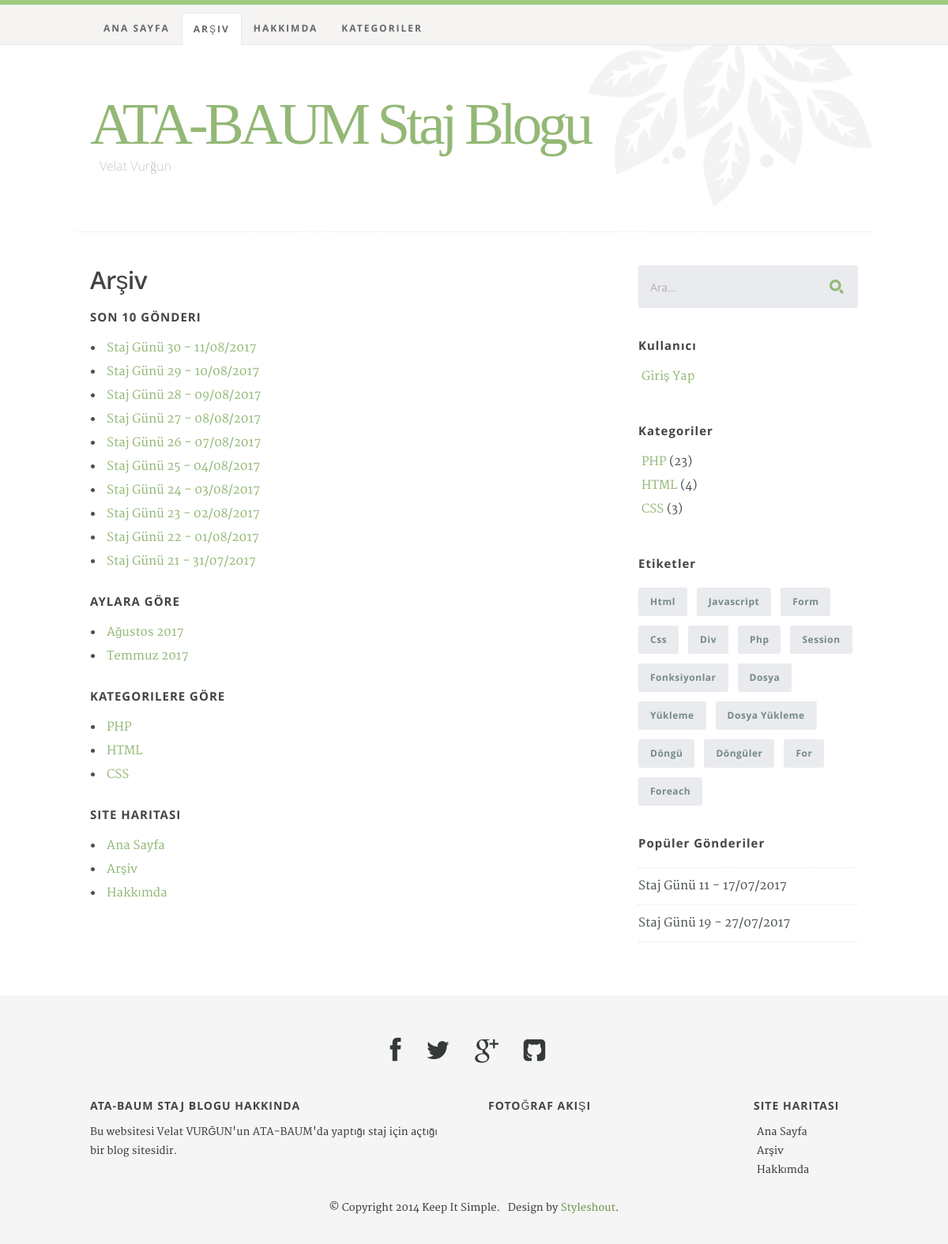
The page /archives.php on the database its author committed.
### tables this page shows
CREATE TABLE `website` (
  `id` int(11) NOT NULL,
  `site_basligi` varchar(255) NOT NULL,
  `site_slogani` varchar(255) DEFAULT NULL,
  `site_bilgisi` varchar(255) NOT NULL,
  `site_fb` varchar(255) DEFAULT NULL,
  `site_tw` varchar(255) DEFAULT NULL,
  `site_gp` varchar(255) DEFAULT NULL,
  `site_git` varchar(255) DEFAULT NULL,
  `site_inst` varchar(255) DEFAULT NULL,
  `site_flickr` varchar(255) DEFAULT NULL,
  `site_skype` varchar(255) DEFAULT NULL,
  `hakkimda` text NOT NULL
);

CREATE TABLE `menu` (
  `id` int(11) NOT NULL,
  `adi` varchar(255) NOT NULL,
  `adresi` varchar(255) NOT NULL
);

CREATE TABLE `gonderiler` (
  `id` int(11) NOT NULL,
  `baslik` varchar(255) NOT NULL,
  `icerik` text NOT NULL,
  `zaman` timestamp NOT NULL DEFAULT CURRENT_TIMESTAMP,
  `etiketler` text,
  `yazar` int(11) NOT NULL,
  `kategori` int(11) NOT NULL,
  `gosterim` tinyint(1) NOT NULL DEFAULT '1'
);

CREATE TABLE `kategoriler` (
  `id` int(11) NOT NULL,
  `ad` varchar(255) NOT NULL
);

### php/functions.php (called while the page is built, shortened)
<?php
  function sorgu_calistir($sorgu, $tur, $dizi=""){
    global $db;
    if (!empty($sorgu)) {
      switch ($tur) {
        case 1:
          return $db -> query($sorgu, PDO::FETCH_ASSOC) -> fetch();
          break;
        case 2:
          return $db -> query($sorgu, PDO::FETCH_ASSOC) -> fetchAll();
          break;
      }
    }
  }
  function tarih($zaman){
    $aylar = array('01' => "Ocak",
                    '02' => "Şubat",
                    '03' => "Mart",
                    '04' => "Nisan",
                    '05' => "Mayıs",
                    '06' => "Haziran",
                    '07' => "Temmuz",
                    '08' => "Ağustos",
                    '09' => "Eylül",
                    '10' => "Ekim",
                    '11' => "Kasım",
                    '12' => "Aralık"
                  );
    return array('ay' => $aylar[substr($zaman, 5, 2)], 'yil' => substr($zaman, 0, 4));
  }
?>

### archives.php (the view, shortened to what this page needs)
<?php
include_once "php/header.php";
?>
<div id="content-wrap">
	<div class="row">
		<div id="main" class="eight columns">
			<section class="page">
			<h2>Arşiv</h2>
			<div class="row archive-list">
				<div class="twelve columns">
					<h4>Son 10 Gönderi</h4>
		      	<ul>
              <?php
                $gonderiler = sorgu_calistir("SELECT id, baslik FROM gonderiler WHERE gosterim=1 ORDER BY zaman DESC LIMIT 0,10", 2);
                foreach ($gonderiler as $gonderi) {
                  print "<li><a href='single.php?gonderiId=".$gonderi['id']."'>".$gonderi['baslik']."</a></li>";
                }
              ?>
		      	</ul>
				</div>
				<div class="twelve columns">
					<h4>Aylara göre</h4>
			      	<ul>
                <?php
                  $deger = sorgu_calistir("SELECT zaman FROM gonderiler ORDER BY zaman DESC", 2);
                  foreach ($deger as $key) {
                    $tarih = tarih($key['zaman']);
                    if(empty($a) OR $a != $tarih)
                      print "<li><a href='index.php?zaman=".substr($key['zaman'], 0,7)."'>".$tarih['ay']." ".$tarih['yil']."</a></li>";
                    $a = $tarih;
                  }
                ?>
			      	</ul>
				</div>
			</div>
	      <div class="row archive-list">
					<div class="twelve columns">
						<h4>Kategorilere göre</h4>
			      	<ul>
                <?php
                  $kategoriler = sorgu_calistir("SELECT COUNT(k.ad) AS adet, k.id, k.ad FROM gonderiler AS g INNER JOIN kategoriler AS k ON g.kategori=k.id WHERE g.gosterim=1 GROUP BY k.id ORDER BY adet DESC", 2);
                  foreach ($kategoriler as $kategori) {
                    print '<li><a href=index.php?kategoriId='.$kategori['id']. ' title=\''.$kategori['ad'].'\'>'.$kategori['ad'].'</a></li>';
                  }
                ?>
			      	</ul>
					</div>
					<div class="twelve columns">
						<h4>Site haritası</h4>
			      	<ul>
                <?php $menuler = sorgu_calistir("SELECT * FROM menu ORDER BY id",2); foreach ($menuler as $menu) { ?>
                  <li><a href='<?php print $menu['adresi']; ?>'><?php print $menu['adi']; ?></a></li>
                <?php } ?>
			      	</ul>
					</div>
	      </div>
	    </section>
		</div>
<?php
	include_once "php/sidebar.php";
	include_once "php/footer.php";
?>

### php/header.php (shortened to what this page needs)
<?php
  include_once "head.php";
?>
<body>
  <header id="top">
    <div class="row">
      <div class="header-content twelve columns">
        <h1 id="logo-text"><a href="index.php" title=""><?php print $website_bilgileri['site_basligi'];  ?></a></h1>
        <p id="intro"><?php print $website_bilgileri['site_slogani'];  ?></p>
      </div>
    </div>
    <nav id="nav-wrap">
      <div class="row">
        <ul id="nav" class="nav">
          <?php $menuler = sorgu_calistir("SELECT * FROM menu ORDER BY id",2); foreach ($menuler as $menu) { ?>
            <li <?php if($_SERVER['PHP_SELF'] == $menu['adresi'] AND empty(isset($_GET['kategoriId']))) print "class='current'"; ?>><a href='<?php print $menu['adresi']; ?>'><?php print $menu['adi']; ?></a></li>
          <?php } ?>
          <li class="has-children <?php if ($_SERVER['PHP_SELF'] == "/index.php" AND !empty(isset($_GET['kategoriId']))) print "current";   ?>"><a href="#">Kategoriler</a>
          </li>
        </ul>
      </div>
    </nav>
  </header>

### php/sidebar.php (shortened to what this page needs)
<div id="sidebar" class="four columns">
  <div class="widget widget_search">
    <form action="index.php" method="GET">
      <input type="text" name="ara" value="Ara..." onblur="if(this.value == '') { this.value = 'Ara...'; }" onfocus="if (this.value == 'Ara...') { this.value = ''; }" class="text-search">
      <input type="submit" value="" class="submit-search">
    </form>
  </div>
  <div class="widget widget_text group">
    <h3>Kullanıcı</h3>
    <ul>
      <?php
        if (isset($_SESSION['kAd'])) {
          print '<li>'.$_SESSION['kAd'].' - '.$_SESSION['ad']." ".$_SESSION['soyad'].'</li>';
          if ($_SESSION['tip'] == '1')
            print "<li><a href=$yPanel>Yönetim Paneli</a></li>";
          print "<li><a href='?cikis=true'>Çıkış Yap</a></li>";
        }
        else print '<li><a href="login.php">Giriş Yap</a></li>';
      ?>
    </ul>
  </div>
  <div class="widget widget_categories group">
    <h3>Kategoriler</h3>
    <ul>
      <?php
        $kategoriler = sorgu_calistir("SELECT COUNT(k.ad) AS adet, k.id, k.ad FROM gonderiler AS g INNER JOIN kategoriler AS k ON g.kategori=k.id WHERE g.gosterim=1 GROUP BY k.id ORDER BY adet DESC", 2);
        foreach ($kategoriler as $kategori) {
          print '<li><a href=index.php?kategoriId='.$kategori['id']. ' title=\''.$kategori['ad'].'\'>'.$kategori['ad'].'</a> ('.$kategori['adet'].')</li>';
        }
      ?>
    </ul>
  </div>
  <div class="widget widget_tags">
    <h3>Etiketler</h3>
    <div class="tagcloud group">
    <?php
      $dizi = array();
      $etiketler = sorgu_calistir("SELECT etiketler
                                    FROM gonderiler
                                    WHERE gosterim=1;", 2);
      foreach ($etiketler as $row) {
        foreach (explode(', ', $row['etiketler']) as $etiket) {
          if (!in_array($etiket, $dizi))
            $dizi[]=$etiket;
        }
      }
      for ($i=0; $i < count($dizi); $i++) {
        if ($i>=15) break;
        print "<a href='index.php?etiket=$dizi[$i]'>$dizi[$i]</a>";
      }
    ?>
    </div>
  </div>
  <div class="widget widget_popular">
    <h3>Popüler Gönderiler</h3>
    <ul class="link-list">
      <?php $populer_posts = sorgu_calistir("SELECT COUNT(y.gonderi) AS adet, g.id AS id, g.baslik AS baslik
                                              FROM gonderiler AS g
                                              INNER JOIN yorumlar AS y ON y.gonderi=g.id
                                              WHERE y.onay=1
                                              GROUP BY y.gonderi
                                              ORDER BY adet DESC
                                              LIMIT 0,5",2); ?>
      <?php foreach ($populer_posts as $post) { ?>
        <li><a href="single.php?gonderiId=<?php print $post['id']; ?>"><?php print $post['baslik']; ?></a></li>
      <?php } ?>
    </ul>
  </div>
</div>
</div>
</div>

### php/footer.php (shortened to what this page needs)
    <footer>
      <div class="row">
        <div class="twelve columns">
          <ul class="social-links">
            <?php
              if (!empty($website_bilgileri["site_fb"]))
                print "<li><a target='_blank' href='https://www.facebook.com/".$website_bilgileri['site_fb']."'><i class='fa fa-facebook'></i></a></li>";
              if (!empty($website_bilgileri["site_tw"]))
                print "<li><a target='_blank' href='http://twittter.com/".$website_bilgileri['site_tw']."'><i class='fa fa-twitter'></i></a></li>";
              if (!empty($website_bilgileri["site_gp"]))
                print "<li><a target='_blank' href='https://plus.google.com/".$website_bilgileri['site_gp']."'><i class='fa fa-google-plus'></i></a></li>";
              if (!empty($website_bilgileri["site_git"]))
                print "<li><a target='_blank' href='https://github.com/".$website_bilgileri['site_git']."'><i class='fa fa-github-square'></i></a></li>";
            ?>
          </ul>
        </div>
        <div class="six columns info">
          <h3><?php print $website_bilgileri['site_basligi']; ?> hakkında</h3>
          <p><?php print $website_bilgileri['site_bilgisi']; ?></p>
        </div>
        <div class="four columns">
          <h3>Fotoğraf Akışı</h3>
        </div>
        <div class="two columns">
          <h3 class="social">Site haritası</h3>
          <ul class="navigate group">
            <?php $menuler = sorgu_calistir("SELECT * FROM menu ORDER BY id",2); foreach ($menuler as $menu) { ?>
              <li><a href='<?php print $menu['adresi']; ?>'><?php print $menu['adi']; ?></a></li>
            <?php } ?>
          </ul>
        </div>
        <p class="copyright">&copy; Copyright 2014 Keep It Simple. &nbsp; Design by <a title="Styleshout" href="http://www.styleshout.com/">Styleshout</a>.</p>
      </div>
    </footer>
  </body>
</html>

### css/default.css (style rules this page uses)
html, body, div, span, object, iframe, h1, h2, h3, h4, h5, h6, p, blockquote, pre, abbr, address, cite, code, del, dfn, em, img, ins, kbd, q, samp, small, strong, sub, sup, var, b, i, dl, dt, dd, ol, ul, li, fieldset, form, label, legend, table, caption, tbody, tfoot, thead, tr, th, td, article, aside, canvas, details, figcaption, figure, footer, header, hgroup, menu, nav, section, summary, time, mark, audio, video { margin: 0; padding: 0; border: 0; outline: 0; font-size: 100%; vertical-align: baseline; background: transparent; }
article,aside,details,figcaption,figure, footer,header,hgroup,menu,nav,section { display: block; }
*, *:before, *:after { -moz-box-sizing: border-box; -webkit-box-sizing: border-box; box-sizing: border-box; }
html { font-size: 62.5%; }
body { background: #fff; font-family: 'merriweather-regular', sans-serif; font-weight: normal; font-size: 15px; line-height: 30px; color: #4A5153; -webkit-font-smoothing: antialiased; -webkit-text-size-adjust: 100%; }
h1, h2, h3, h4, h5, h6 { color: #444; font-family: 'opensans-semibold', sans-serif; font-weight: normal; text-rendering: optimizeLegibility; }
h1 a, h2 a, h3 a, h4 a, h5 a, h6 a { font-weight: inherit; }
h1 { font-size: 38px; line-height: 42px; margin-bottom: 12px; letter-spacing: -1px; }
h2 { font-size: 28px; line-height: 36px; margin-bottom: 6px; }
h3 { font-size: 22px; line-height: 30px; margin-bottom: 12px; }
h4 { font-size: 20px; line-height: 30px; margin-bottom: 6px; }
p { margin: 0 0 30px 0; }
a, a:visited { text-decoration: none; outline: 0; color: #93B876; -webkit-transition: color .3s ease-in-out; -moz-transition: color .3s ease-in-out; -o-transition: color .3s ease-in-out; transition: color .3s ease-in-out; }
p a, p a:visited { line-height: inherit; }
ul, ol { margin-bottom: 24px; margin-top: 12px; }
ul { list-style: none }
ul li { padding-left: 4px; }
.button, .button:visited, button, input[type="submit"], input[type="reset"], input[type="button"] { font: 14px/30px 'opensans-bold', sans-serif; background: #9CCF5F; color: #fff; display: inline-block; text-decoration: none; padding: 12px 20px; margin-bottom: 18px; border: none; cursor: pointer; height: auto; text-transform: uppercase; letter-spacing: 2px; text-align: center; -webkit-transition: all .2s ease-in-out; -moz-transition: all .2s ease-in-out; -o-transition: all .2s ease-in-out; -ms-transition: all .2s ease-in-out; transition: all .2s ease-in-out; border-radius: 3px; }
form { margin-bottom: 24px; }
input, button { -webkit-font-smoothing: antialiased; }
input[type="text"], input[type="password"], input[type="email"], textarea, select { display: block; padding: 12px 15px; margin: 0 0 24px 0; border: 0; outline: none; vertical-align: middle; max-width: 100%; background: #E9EBEE; color: #B1B1B1; font-family: 'opensans-regular', sans-serif; font-size: 14px; line-height: 30px; height: 54px; border-radius: 3px; }
.row { width: 94%; max-width: 1008px; margin: 0 auto; }
.row .row { width: auto; max-width: none; margin: 0 -18px; }
.row:before, .row:after { content: " "; display: table; }
.row:after { clear: both; }
.column, .columns { position: relative; padding: 0 18px; min-height: 1px; float: left; }
[class*="column"] + [class*="column"]:last-child { float: right; }
.two, .row .two { width: 16.66667%; }
.four, .row .four { width: 33.33333%; }
.six, .row .six { width: 50%; }
.eight, .row .eight { width: 66.66667%; }
.twelve, .row .twelve { width: 100%; }
.group:before, .group:after { content: " "; display: table; }
.group:after { clear: both; }

### css/media-queries.css (style rules this page uses)
@media only screen and (min-width: 768px) { #nav-wrap ul#nav { display: block !important; } }

### rows shown on the page
website: site_basligi "ATA-BAUM Staj Blogu", site_slogani "Velat Vurğun", site_basligi "ATA-BAUM STAJ BLOGU", site_bilgisi "Bu websitesi Velat VURĞUN'un ATA-BAUM'da yaptığı staj için açtığı bir blog sitesidir."
menu: adi "ANA SAYFA", adi "Ana Sayfa"
menu: adi "ARŞIV", adi "Arşiv"
menu: adi "HAKKIMDA", adi "Hakkımda"
gonderiler: baslik "Staj Günü 30 - 11/08/2017"
gonderiler: baslik "Staj Günü 29 - 10/08/2017"
gonderiler: baslik "Staj Günü 28 - 09/08/2017"
gonderiler: baslik "Staj Günü 27 - 08/08/2017"
gonderiler: baslik "Staj Günü 26 - 07/08/2017"
gonderiler: baslik "Staj Günü 25 - 04/08/2017"
gonderiler: baslik "Staj Günü 24 - 03/08/2017"
gonderiler: baslik "Staj Günü 23 - 02/08/2017"
gonderiler: baslik "Staj Günü 22 - 01/08/2017"
gonderiler: baslik "Staj Günü 21 - 31/07/2017"
gonderiler: zaman "Ağustos", zaman "2017"
gonderiler: zaman "Temmuz", zaman "2017"
kategoriler: ad "PHP", adet "23"
kategoriler: ad "HTML", adet "4"
kategoriler: ad "CSS", adet "3"
gonderiler: baslik "Staj Günü 11 - 17/07/2017"
gonderiler: baslik "Staj Günü 19 - 27/07/2017"

### other values the page prints
$dizi[$i] "Html"
$dizi[$i] "Javascript"
$dizi[$i] "Form"
$dizi[$i] "Css"
$dizi[$i] "Div"
$dizi[$i] "Php"
$dizi[$i] "Session"
$dizi[$i] "Fonksiyonlar"
$dizi[$i] "Dosya"
$dizi[$i] "Yükleme"
$dizi[$i] "Dosya Yükleme"
$dizi[$i] "Döngü"
$dizi[$i] "Döngüler"
$dizi[$i] "For"
$dizi[$i] "Foreach"
